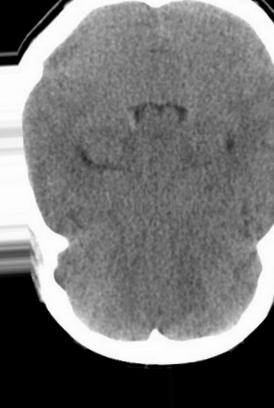
#> input picture augmented/no/aug_107_0_2311.jpg, 274 x 408 px, given as the content of the folder /home/abhinav/my_project_dir/my_project_env/augmented/yes, which was not available
$ jupyter execute --allow-errors run.ipynb   (shell and % lines are left out)   (text cells are left out)
#> lines starting #> are read from the running program, lines starting #| are printed output that depends on the picture; after the words box and inside, x2 and y2 are one past the last pixel; in counts of white or black regions, pixels touching at a corner belong together; pictures that were not available may be replaced by others from this repository, and a replacement may not be noted
#> further down, original_img is the input picture: shape (408, 274, 3); min 0, max 255, mean 115.7
#> `erosion = cv2.erode(gray, kernel,iterations = 2)`:
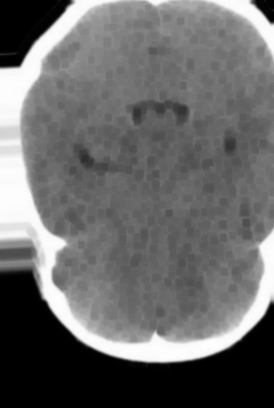
#> erosion: shape (408, 274); min 0, max 254, mean 105.4
#> `intermediate2 = intermediate1 - opening`:
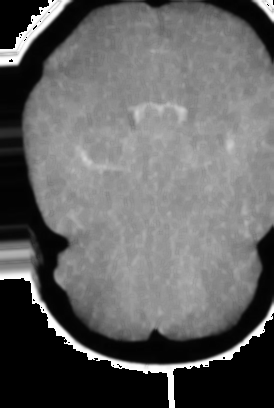
#> intermediate2: shape (408, 274); min 0, max 255, mean 98.9
#> `intermediate3 = gray - intermediate2`:
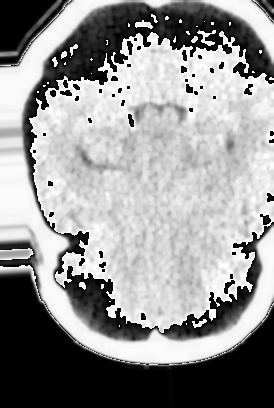
#> intermediate3: shape (408, 274); min 0, max 254, mean 147.8
#> `ret, thresh = cv2.threshold(gray1, 117, 200, cv2.THRESH_OTSU)`:
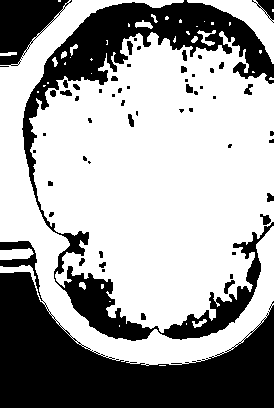
#> thresh: shape (408, 274); values 0 (black) and 200 (white), 64% white; 56 black regions (31 under 20 px), largest, box (x1, y1, x2, y2) and area: (0, 241, 274, 408) 19944, (22, 0, 274, 341) 16196, (0, 0, 72, 66) 2675
#> `ret, thresh = cv2.threshold(gray1, 117, 200, cv2.THRESH_OTSU)`: ret = 118
[cell 1]
import os
import pandas as pd
import numpy as np
import shutil
import random
import seaborn as sns
sns.set()
import matplotlib.pyplot as plt
from os import listdir
from matplotlib import image
from skimage.color import rgb2gray
from PIL import Image
import cv2
import imutils
import tensorflow.keras.backend as K
import image_features_extraction.Images as fe
from image_features_extraction import Regions
import cv2

[cell 2]
from keras.preprocessing.image import ImageDataGenerator, array_to_img, img_to_array, load_img

categories = ['val', 'train', 'test']

#> (the rest of this cell did not finish here and is left out)

[cell 3]
from xtract_features.extract import s_entropy, entropy_simple
from xtract_features.region_props import *

def extract_features(thresh):

    # INTENSITY FEATURES
    val = 0
    black_pixels_sum = 0
    black_pixels_cnt = 0
    for k in range(0, len(thresh)):
        for l in range(0, len(thresh[k])):
            val = val + thresh[k][l]
            if (thresh[k][l] < 127):
                black_pixels_sum = black_pixels_sum + thresh[k][l]
                black_pixles_cnt = black_pixels_cnt + 1
#> after the loop, black_pixels_sum = 0; val = 14305200

    avg = val/(len(thresh) * len(thresh[0]))
#> avg = 128
    #print(avg)


    # REGION FEATURES
    _rp = region_props(thresh)
    max_area = _rp.max_area()   # calculates the maximum area region
    perimeter = _rp.perimeter()
    eccentricity = _rp.eccentricity()
    eq_diameter = _rp.eq_diameter()
    solidity = _rp.solidity()
    convex_area = _rp.convex_area_r()
    maj_axis_len = _rp.maj_ax_len()
    min_axis_len = _rp.min_ax_len()
    #orientation = _rp.orient()

    # calculates shannon's entropy
    s_entr = s_entropy(thresh)
    # calculates simple entropy
    entr_simp = entropy_simple(thresh)

    features = [max_area, perimeter, eccentricity, eq_diameter, solidity, convex_area, maj_axis_len, min_axis_len, s_entr, entr_simp, val, avg, black_pixels_sum, black_pixels_cnt]
    return features

[cell 4]
def plot_features(thresh):
    _rp = region_props(thresh)
    #print(max_area)
    #plot regions
    _rp.plot_image()
     #plots in black and white
    _rp.plot_show_bw()
     #plot with lables
    _rp.plot_image_with_label()
    # returns the mean of areas of all the regions
    print(_rp.mean_area())
    # eccentricity of the highest area region
    print(_rp.eccentricity())

[cell 5]
def plot_images(original_img, intermediate1, intermediate2, intermediate3, thresh):
    f = plt.figure(figsize = (20, 20))
    f.add_subplot(3,2, 1)
    plt.imshow(np.rot90(original_img, 2), cmap = 'gray')
    f.add_subplot(3,2, 2)
    plt.imshow(np.rot90(intermediate1, 2), cmap = 'gray')
    f.add_subplot(3,2, 3)
    plt.imshow(np.rot90(intermediate2, 2), cmap = 'gray')
    f.add_subplot(3,2, 4)
    plt.imshow(np.rot90(intermediate3, 2), cmap = 'gray')
    f.add_subplot(3,2, 5)
    plt.imshow(np.rot90(thresh, 2), cmap = 'gray')
    #f.add_subplot(2,3, 6)
    #plt.imshow(np.rot90(thresh_gray, 2))

[cell 6]
X_train = []
y_train = []
X_test = []
y_test = []
ycnt = 0
ncnt = 0
plot_yes = False
plot_no = False

#root = 'home/abhinav/my_project_dir/my_project_env/augmented'
root = '/home/abhinav/my_project_dir/my_project_env/augmented'
labels = ['yes', 'no']

#> (the rest of this cell did not finish here and is left out)

$ run again, on augmented/no/aug_113_0_8414.jpg
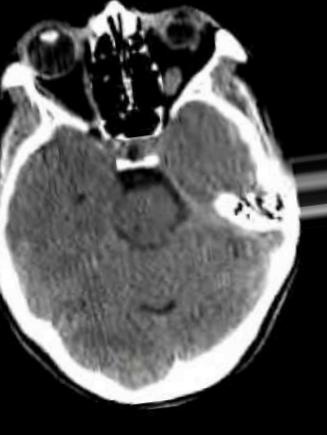
#> input picture augmented/no/aug_113_0_8414.jpg, 327 x 435 px, given as the content of the folder /home/abhinav/my_project_dir/my_project_env/augmented/yes, which was not available
#> original_img is the input picture: shape (435, 327, 3); mean B, G, R 83.9, 83.9, 83.9
#> `intermediate3 = gray - intermediate2`:
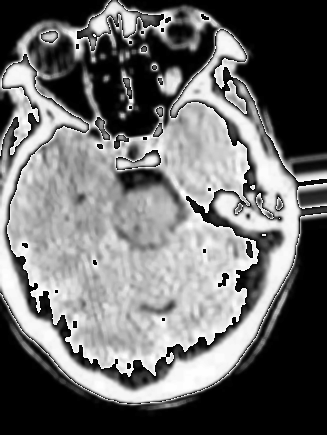
#> intermediate3: shape (435, 327); min 0, max 254, mean 109.1
#> `ret, thresh = cv2.threshold(gray1, 117, 200, cv2.THRESH_OTSU)`:
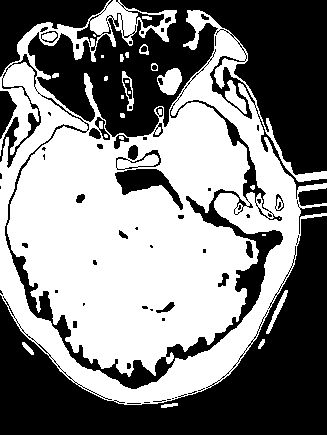
#> thresh: shape (435, 327); values 0 (black) and 200 (white), 51.2% white; 72 black regions (38 under 20 px), largest, box (x1, y1, x2, y2) and area: (0, 0, 327, 389) 34902, (0, 216, 327, 435) 26775, (0, 0, 109, 77) 3366
#> ret = 106
#> after the loop in extract_features, `for k in range(0, len(thresh)):`: black_pixels_sum = 0; val = 14576600
#> avg = 102.5

$ run again, on augmented/no/aug_118_0_6450.jpg
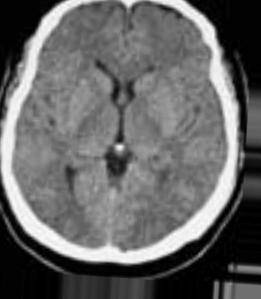
#> input picture augmented/no/aug_118_0_6450.jpg, 261 x 299 px, given as the content of the folder /home/abhinav/my_project_dir/my_project_env/augmented/yes, which was not available
#> original_img is the input picture: shape (299, 261, 3); min 0, max 255, mean 101.7
#> `intermediate3 = gray - intermediate2`:
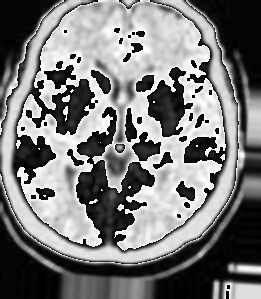
#> intermediate3: shape (299, 261); min 0, max 254, mean 122.2
#> `ret, thresh = cv2.threshold(gray1, 117, 200, cv2.THRESH_OTSU)`:
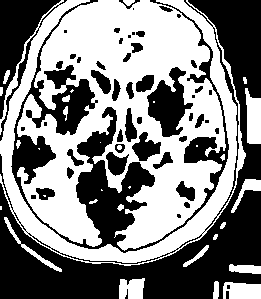
#> thresh: shape (299, 261); values 0 (black) and 200 (white), 51.6% white; 54 black regions (14 under 20 px), largest, box (x1, y1, x2, y2) and area: (0, 0, 261, 299) 18367, (11, 0, 229, 253) 10446, (0, 0, 61, 119) 2621
#> ret = 118
#> after the loop in extract_features, `for k in range(0, len(thresh)):`: black_pixels_sum = 0; val = 8048800
#> avg = 103.1

$ run again, on augmented/no/aug_118_0_8256.jpg
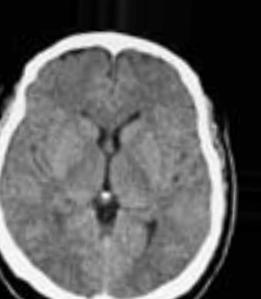
#> input picture augmented/no/aug_118_0_8256.jpg, 261 x 299 px, given as the content of the folder /home/abhinav/my_project_dir/my_project_env/augmented/yes, which was not available
#> original_img is the input picture: shape (299, 261, 3); min 0, max 255, mean 95.3
#> `intermediate2 = intermediate1 - opening`:
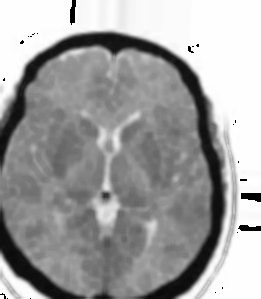
#> intermediate2: shape (299, 261); min 0, max 255, mean 160
#> `ret, thresh = cv2.threshold(gray1, 117, 200, cv2.THRESH_OTSU)`:
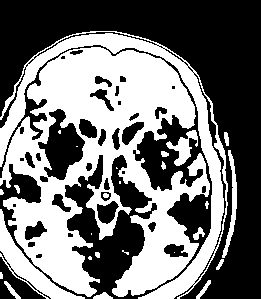
#> thresh: shape (299, 261); values 0 (black) and 200 (white), 45.7% white; 27 white regions (10 under 20 px), largest, box (x1, y1, x2, y2) and area: (0, 47, 210, 297) 25401, (0, 31, 228, 299) 7008, (0, 209, 85, 299) 1659
#> ret = 116
#> after the loop in extract_features, `for k in range(0, len(thresh)):`: black_pixels_sum = 0; val = 7138800
#> avg = 91.48
